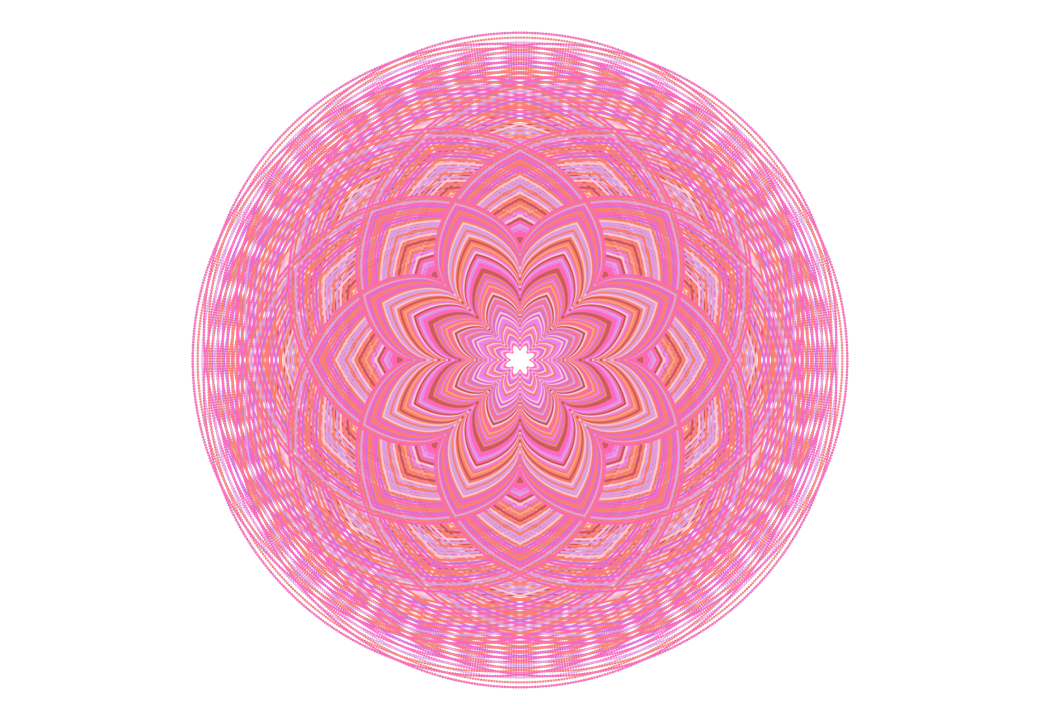

Write R code to recreate this figure.
# Mandala 6 - Cardióide Rosa
# Criada com a curva Cardióide
# Coloração paleta rosa com seleção aleatória

n=1000;theta=seq(0,2*pi, length.out = n);raio=1
x=c(2*raio*cos(theta)-raio*cos(2*theta))
y=c(2*raio*sin(theta)-raio*sin(2*theta))
xt=c(x+0);  yt=c(y)
n1=4;  rotacao=pi/n1*1:(2*n1)
xt1=xt; yt1=yt

for(i in 1:length(rotacao)){
  xt1=c(xt1,xt[1:n]*cos(rotacao[i])-yt[1:n]*sin(rotacao[i]))
  yt1=c(yt1,xt[1:n]*sin(rotacao[i])+yt[1:n]*cos(rotacao[i]))}
p= ggplot()+ coord_fixed()+ theme_void()
dt=tibble::tibble(xt1,yt1)
step=0.015; contracao = seq(.1,1,by=step);size=0.25
set.seed(10)
colores=c("indianred","lightcoral", "salmon", "lightsalmon","plum", "orchid", "pink", "violet", "hotpink")
cores=sample(colores,length(contracao),replace=T)
MinhasCores=rep(cores,floor(length(contracao)/length(cores)))

p=p+ geom_point(data=dt, aes(x=xt1, y=yt1), color="black",size=size)

for(i in 1:length(contracao)){
  xt2=c(xt1*contracao[i])
  yt2=c(yt1*contracao[i])
  dt2=tibble::tibble(xt2,yt2)
  p=p+geom_point(data=dt2, aes(x=xt2, y=yt2),color=MinhasCores[i],size=size) }
p
